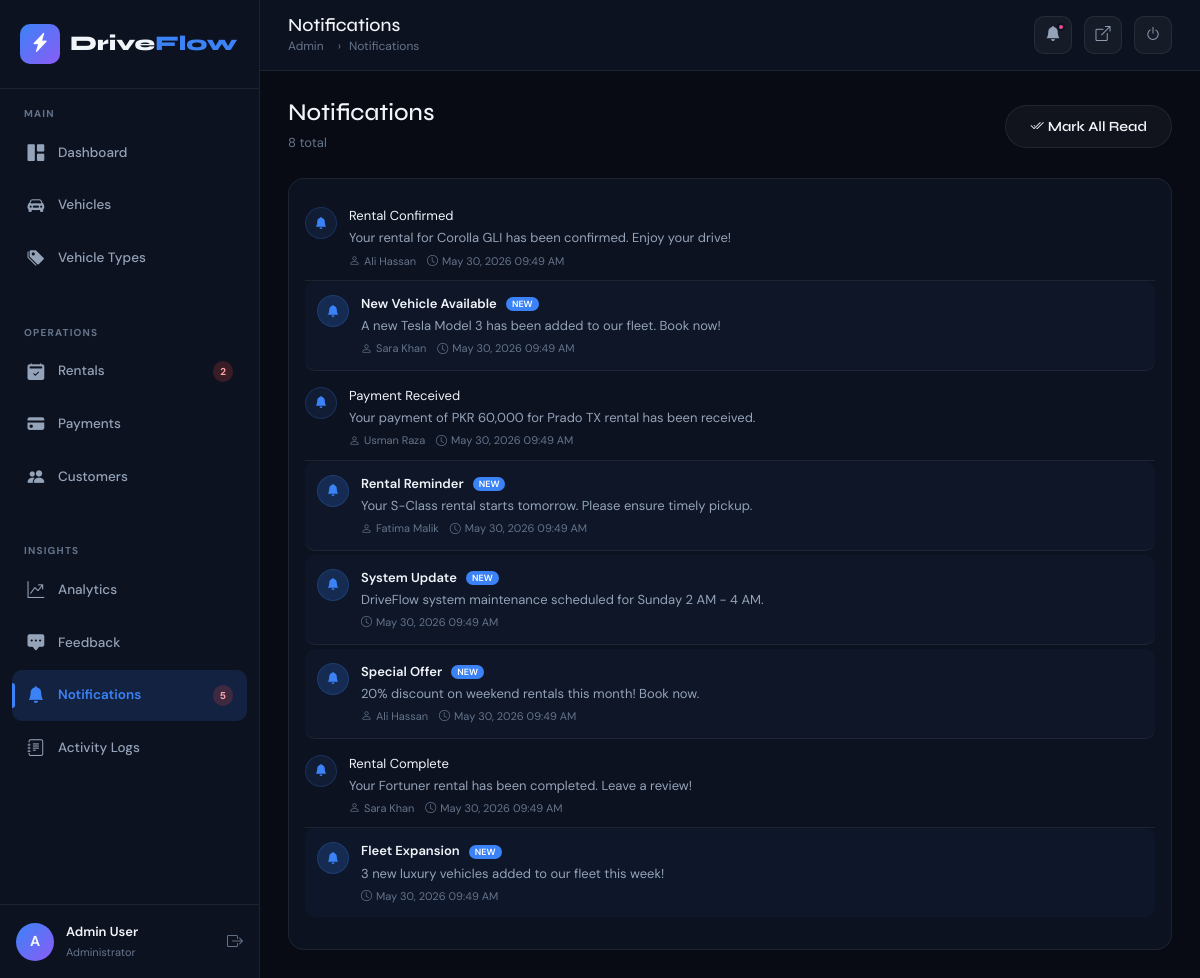
The page /admin/notifications.php (signed in) on the database its author committed.
### tables this page shows
CREATE TABLE notifications (
    id INT AUTO_INCREMENT PRIMARY KEY,
    user_id INT,
    title VARCHAR(200) NOT NULL,
    message TEXT NOT NULL,
    status ENUM('unread','read') DEFAULT 'unread',
    created_at TIMESTAMP DEFAULT CURRENT_TIMESTAMP,
    FOREIGN KEY (user_id) REFERENCES users(id) ON DELETE CASCADE
);

CREATE TABLE users (
    id INT AUTO_INCREMENT PRIMARY KEY,
    full_name VARCHAR(150) NOT NULL,
    email VARCHAR(191) NOT NULL UNIQUE,
    password VARCHAR(255) NOT NULL,
    role ENUM('admin','customer') DEFAULT 'customer',
    phone VARCHAR(20),
    address TEXT,
    created_at TIMESTAMP DEFAULT CURRENT_TIMESTAMP
);

### includes/config.php (called while the page is built, shortened)
<?php
function clean($str) {
    return htmlspecialchars(trim($str), ENT_QUOTES, 'UTF-8');
}
?>

### admin/notifications.php (the view, shortened to what this page needs)
<?php
require_once '../includes/config.php';
$db = getDB();
$notifs = $db->query("SELECT n.*, u.full_name FROM notifications n LEFT JOIN users u ON n.user_id=u.id ORDER BY n.created_at DESC")->fetchAll();
?>
<!DOCTYPE html><html lang="en"><head>
<link href="https://cdn.jsdelivr.net/npm/bootstrap@5.3.0/dist/css/bootstrap.min.css" rel="stylesheet">
<link href="https://cdn.jsdelivr.net/npm/bootstrap-icons@1.11.0/font/bootstrap-icons.css" rel="stylesheet">
<link href="../assets/css/main.css" rel="stylesheet"><link href="../assets/css/admin.css" rel="stylesheet">
</head><body>
<div class="admin-wrapper">
  <?php include '../includes/admin_sidebar.php'; ?>
  <div class="main-content">
    <?php include '../includes/admin_header.php'; ?>
    <div class="content-area">
      <div class="d-flex align-items-center justify-content-between mb-4">
        <div><h4 class="mb-1">Notifications</h4><p style="color:var(--text-muted);font-size:13px;margin:0;"><?= count($notifs) ?> total</p></div>
        <a href="?mark_all=1" class="btn btn-glass btn-sm"><i class="bi bi-check2-all me-1"></i>Mark All Read</a>
      </div>
      <div class="data-card">
        <div class="data-card-body">
          <?php if (empty($notifs)): ?>
            <div class="empty-state"><i class="bi bi-bell"></i><h5>No notifications</h5></div>
          <?php else: ?>
            <ul class="activity-list">
              <?php foreach ($notifs as $n): ?>
              <li class="activity-item" style="<?= $n['status']==='unread' ? 'background:rgba(59,130,246,0.04);border-radius:10px;padding:12px;margin-bottom:4px;' : '' ?>">
                <div class="activity-icon" style="<?= $n['status']==='unread' ? 'background:rgba(59,130,246,0.2);' : '' ?>">
                  <i class="bi bi-bell-fill"></i>
                </div>
                <div style="flex:1;">
                  <div style="font-size:13px;font-weight:<?= $n['status']==='unread' ? '600' : '400' ?>;color:var(--text-primary);">
                    <?= clean($n['title']) ?>
                    <?php if ($n['status']==='unread'): ?>
                      <span style="background:var(--accent-blue);color:#fff;font-size:9px;padding:1px 6px;border-radius:50px;margin-left:6px;vertical-align:middle;">NEW</span>
                    <?php endif; ?>
                  </div>
                  <div class="activity-text"><?= clean($n['message']) ?></div>
                  <div class="activity-time">
                    <?php if ($n['full_name']): ?><span class="me-2"><i class="bi bi-person me-1"></i><?= clean($n['full_name']) ?></span><?php endif; ?>
                    <i class="bi bi-clock me-1"></i><?= date('M d, Y h:i A', strtotime($n['created_at'])) ?>
                  </div>
                </div>
              </li>
              <?php endforeach; ?>
            </ul>
          <?php endif; ?>
        </div>
      </div>
    </div>
  </div>
</div>
</body></html>

### assets/css/main.css (style rules this page uses)
:root { --dark-bg: #080b14; --dark-card: #0d1220; --dark-border: rgba(255,255,255,0.07); --dark-surface: #111827; --accent-blue: #3b82f6; --accent-purple: #8b5cf6; --accent-cyan: #06b6d4; --accent-pink: #ec4899; --accent-green: #10b981; --accent-orange: #f59e0b; --gradient-1: linear-gradient(135deg, #3b82f6, #8b5cf6); --gradient-2: linear-gradient(135deg, #06b6d4, #3b82f6); --gradient-3: linear-gradient(135deg, #ec4899, #8b5cf6); --text-primary: #f1f5f9; --text-secondary: #94a3b8; --text-muted: #64748b; --glass-bg: rgba(255,255,255,0.04); --glass-border: rgba(255,255,255,0.08); --shadow-glow: 0 0 30px rgba(59,130,246,0.2); --font-display: 'Syne', sans-serif; --font-body: 'DM Sans', sans-serif; --radius: 16px; --radius-sm: 10px; --transition: all 0.3s cubic-bezier(0.4, 0, 0.2, 1); }
*, *::before, *::after { box-sizing: border-box; margin: 0; padding: 0; }
html { scroll-behavior: smooth; }
body { background-color: var(--dark-bg); color: var(--text-primary); font-family: var(--font-body); font-size: 15px; line-height: 1.7; overflow-x: hidden; }
h1, h2, h3, h4, h5, h6 { font-family: var(--font-display); color: var(--text-primary); }
.btn-glass { background: var(--glass-bg); border: 1px solid var(--glass-border); color: var(--text-primary); font-family: var(--font-display); font-weight: 600; border-radius: 50px; padding: 10px 24px; transition: var(--transition); backdrop-filter: blur(10px); }

### assets/css/admin.css (style rules this page uses)
.admin-wrapper { display: flex; min-height: 100vh; background: var(--dark-bg); }
.main-content { margin-left: 260px; flex: 1; display: flex; flex-direction: column; min-height: 100vh; transition: var(--transition); }
.content-area { padding: 28px; flex: 1; }
.data-card { background: var(--dark-card); border: 1px solid var(--dark-border); border-radius: var(--radius); overflow: hidden; }
.data-card-body { padding: 16px; overflow-x: auto; }
.activity-list { list-style: none; padding: 0; }
.activity-item { display: flex; align-items: flex-start; gap: 12px; padding: 10px 0; border-bottom: 1px solid var(--dark-border); }
.activity-item:last-child { border-bottom: none; }
.activity-icon { width: 32px; height: 32px; border-radius: 50%; background: rgba(59,130,246,0.1); border: 1px solid rgba(59,130,246,0.2); display: flex; align-items: center; justify-content: center; font-size: 0.75rem; color: var(--accent-blue); flex-shrink: 0; margin-top: 2px; }
.activity-text { font-size: 13px; color: var(--text-secondary); }
.activity-time { font-size: 11px; color: var(--text-muted); margin-top: 2px; }

### rows shown on the page
notifications: title "Rental Confirmed", message "Your rental for Corolla GLI has been confirmed. Enjoy your drive!", user.full_name "Ali Hassan", created_at "May 30, 2026 09:49 AM"
notifications: title "New Vehicle Available", status "NEW", message "A new Tesla Model 3 has been added to our fleet. Book now!", user.full_name "Sara Khan", created_at "May 30, 2026 09:49 AM"
notifications: title "Payment Received", message "Your payment of PKR 60,000 for Prado TX rental has been received.", user.full_name "Usman Raza", created_at "May 30, 2026 09:49 AM"
notifications: title "Rental Reminder", status "NEW", message "Your S-Class rental starts tomorrow. Please ensure timely pickup.", user.full_name "Fatima Malik", created_at "May 30, 2026 09:49 AM"
notifications: title "System Update", status "NEW", message "DriveFlow system maintenance scheduled for Sunday 2 AM - 4 AM.", created_at "May 30, 2026 09:49 AM"
notifications: title "Special Offer", status "NEW", message "20% discount on weekend rentals this month! Book now.", user.full_name "Ali Hassan", created_at "May 30, 2026 09:49 AM"
notifications: title "Rental Complete", message "Your Fortuner rental has been completed. Leave a review!", user.full_name "Sara Khan", created_at "May 30, 2026 09:49 AM"
notifications: title "Fleet Expansion", status "NEW", message "3 new luxury vehicles added to our fleet this week!", created_at "May 30, 2026 09:49 AM"

### other values the page prints
$pendingRentals "2"
$unreadNotifs "5"
substr($_SESSION['full_name'], 0, 1) "A"
$_SESSION['full_name'] "Admin User"
$pageTitle "Notifications"
$breadcrumb "Notifications"
count($notifs) "8"
